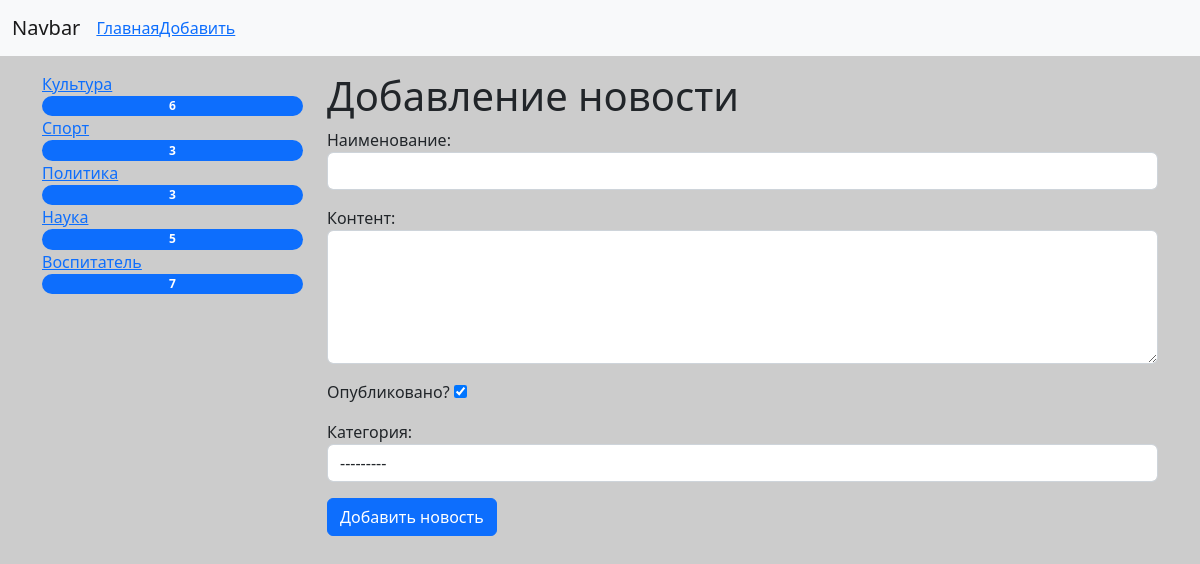
The page /news/add-news on the database its author committed.
### news/models.py (models this page shows)
class Category(models.Model):
    title = models.CharField(max_length=150, db_index=True, verbose_name='Наименование категории')
    def get_absolute_url(self):
        return reverse('category', kwargs={'category_id': self.pk})
    def __str__(self):
        return self.title
    class Meta:
        verbose_name = 'Категория'
        verbose_name_plural = 'Категории'
        ordering = ['title']

### news/views.py (the view)
# urls.py: path('news/add-news', CreateNews.as_view(), name='add_news'),
class CreateNews(CreateView):
    form_class = NewsForm
    template_name = 'news/add_news.html'

### news/forms.py (shortened to what this page needs)
class NewsForm(forms.ModelForm):
    class Meta:
        model = News
        fields = ['title', 'content', 'is_published', 'category']
        widgets  = {
            'title': forms.TextInput(attrs={'class': 'form-control'}),
            'content': forms.Textarea(attrs={'class': 'form-control', 'rows': 5}),
            'category': forms.Select(attrs={'class': 'form-control'}),
        }

### news/templatetags/news_tags.py (called while the page is built)
@register.inclusion_tag('news/list_categories.html')
def show_categories(arg1='Hello', arg2='world'):
    categories = Category.objects.annotate(cnt=Count('news', filter=F('news__is_published'))).filter(cnt__gt=0)
    return {'categories': categories, 'arg1':arg1, 'arg2':arg2}

### news/templates/news/add_news.html (shortened to what this page needs)
{% extends 'base.html' %}
{% block sidebar %}
{% include 'inc/_sidebar.html'%}
{% endblock %}
{% block content %}
<h1>Добавление новости</h1>
<form action="{% url 'add_news' %}" method = 'post'>
    {{ form.as_p }}
    <button type="submit" class="btn btn-primary btn-block">Добавить новость</button>
</form>
{% endblock %}

### news/templates/news/list_categories.html
    <div class="list-group">
      {% for item in categories %}
      <a href="{{ item.get_absolute_url }}"class="list-group-itemlist-group-item-action" > {{ item.title }} </a>
        <span class="badge bg-primary rounded-pill">{{ item.cnt }}</span>
      {% endfor %}
    </div>

### rows shown on the page
Category: title "Культура", cnt "6"
Category: title "Спорт", cnt "3"
Category: title "Политика", cnt "3"
Category: title "Наука", cnt "5"
Category: title "Воспитатель", cnt "7"
